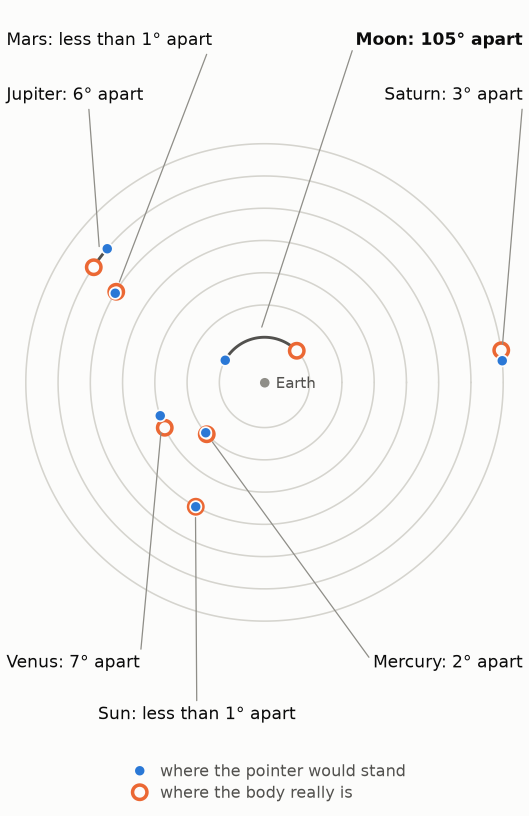
#> input picture yonder/antikythera/img/dial-today-phone.png, 1058 x 1632 px, found by its file name (shown at 1/2 size); its folder holds 4 pictures in this run
$ python letters.py ../../../../img/dial-kept-page.png
#> lines starting #> are read from the running program, lines starting #| are printed output that depends on the picture; after the words box and inside, x2 and y2 are one past the last pixel; in counts of white or black regions, pixels touching at a corner belong together
"""Heights of letters in the phone pictures, measured in the files' own pixels and scaled to the 350-pixel column of a phone
(the browser draws the picture 348 wide inside a 1-pixel border; I give both). Reads only.
A glyph is a run of columns in a band that hold ink (dark, nearly grey pixels); its height is the rows that hold ink."""
import sys
import numpy as np
from PIL import Image
SRC = '/home/agent3/site/build/img'
def glyphs(n, band, thr=150):
#> called with n = 'dial-today-phone', band = (5, 50, 430, 112), thr = 150
    x0, y0, x1, y1 = band
    a = np.asarray(Image.open(f'{SRC}/{n}.png').convert('RGB')).astype(int)[y0:y1, x0:x1]
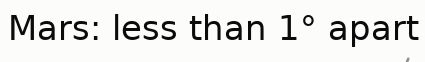
#> a: shape (62, 425, 3) int64; mean R, G, B 227.5, 227.5, 226.6
    lum = 0.299 * a[..., 0] + 0.587 * a[..., 1] + 0.114 * a[..., 2]
    grey = (a.max(axis=2) - a.min(axis=2)) < 40
#> grey: shape (62, 425) bool; every value is 1
    ink = (lum < thr) & grey
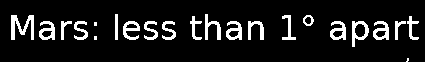
#> ink: shape (62, 425) bool; 10.6% white; 22 white regions (3 under 20 px), largest, box (x1, y1, x2, y2) and area: (11, 15, 34, 40) 291, (352, 21, 369, 47) 196, (39, 21, 55, 40) 178
    cols = ink.any(axis=0)
    out = []; start = None
    for i, c in enumerate(list(cols) + [False]):
        if c and start is None: start = i
        if not c and start is not None:
            rows = np.where(ink[:, start:i].any(axis=1))[0]
            out.append((x0 + start, x0 + i - 1, y0 + rows[0], y0 + rows[-1], rows[-1] - rows[0] + 1)); start = None
#> this loop made 426 passes
#> c on passes 1 to 12: False, False, False, False, False, False, False, False, False, False, False, True
#> rows on passes 98, 315: [22, 23, 24, 25, 36, 37, 38, 39], [15, 16, 17, 18, 19, 20, 21, 22, 23, 24, 25]
#> after the loop, out = 19 items, first 6: (16, 38, 65, 89, 25), (44, 59, 71, 89, 19), (66, 76, 71, 89, 19), (79, 92, 71, 89, 19), (99, 101, 72, 89, 18), (120, 122, 64, 89, 26); rows = 28 values from 16 to 61
    return out
W = {'dial-today-phone': 1058, 'dial-kept-phone': 1058, 'handshake-popsize-phone': 1058, 'dial-today-page': 1224, 'dial-kept-page': 1292, 'handshake-popsize': 1122}
BANDS = [
    ('dial-today-phone', 'name "Mars: less than 1° apart" (10.5 pt)', (5, 50, 430, 112)),
    ('dial-today-phone', 'name "Moon: 105° apart" (bold)', (705, 50, 1055, 112)),
    ('dial-today-phone', '"Earth" (9.5 pt)', (545, 745, 640, 790)),
    ('dial-today-phone', 'legend "where the pointer would stand" (10 pt)', (315, 1520, 820, 1565)),
    ('dial-kept-phone', 'heading "Marked months that held an eclipse" (10 pt)', (8, 18, 600, 62)),
    ('dial-kept-phone', '"Moon: none since" (10 pt)', (555, 485, 850, 528)),
    ('dial-kept-phone', 'scale "205 BC" (9.5 pt)', (60, 940, 185, 985)),
    ('dial-kept-phone', 'scale "AD 250"', (325, 940, 445, 985)),
    ('dial-kept-phone', 'scale "40" at the side', (45, 195, 100, 232)),
    ('handshake-popsize-phone', 'heading "Share of moves that are cooperative" (10 pt)', (8, 15, 610, 60)),
    ('handshake-popsize-phone', '"25%" beside a point (10 pt)', (295, 650, 375, 695)),
    ('handshake-popsize-phone', 'scale "100%" at the side (9.5 pt)', (30, 75, 128, 118)),
    ('handshake-popsize-phone', 'scale "100 machines"', (160, 828, 380, 872)),
    ('dial-today-page', 'WIDE: name "Mars: less than 1° apart"', (80, 445, 390, 485)),
    ('dial-kept-page', 'WIDE: "Moon: none since"', (815, 362, 1012, 392)),
    ('dial-kept-page', 'WIDE: small print "Counted in NASA\'s catalogue"', (90, 745, 815, 772)),
    ('handshake-popsize', 'WIDE: "25%" beside a point', (295, 485, 350, 512)),
]
for n, what, band in BANDS:
    g = glyphs(n, band)
#> g has the same summary as out in glyphs
    hs = [h for *_, h in g]
#> hs = [25, 19, 19, 19, 18, 26, 19, 19, 19, 24, 26, 19, 19, 25, 11, 19, 26, 19, 46]
    tall = max(hs); first = g[0][4]
#> after `tall = max(hs)`: tall = 46
#> after `first = g[0][4]`: first = 25
    s350, s348 = 350 / W[n], 348 / W[n]
    print(f'{n:26s} {what:58s} glyphs {len(g):2d}; first glyph {first:2d} px high, tallest {tall:2d} px in the file -> first {first * s350:4.1f} px, tallest {tall * s350:4.1f} px at 350 wide ({first * s348:4.1f} at 348)')
#| dial-today-phone           name "Mars: less than 1° apart" (10.5 pt)                  glyphs 19; first glyph 25 px high, tallest 46 px in the file -> first  8.3 px, tallest 15.2 px at 350 wide ( 8.2 at 348)
#> (the run stopped early here; a loop or call above may not have finished)
